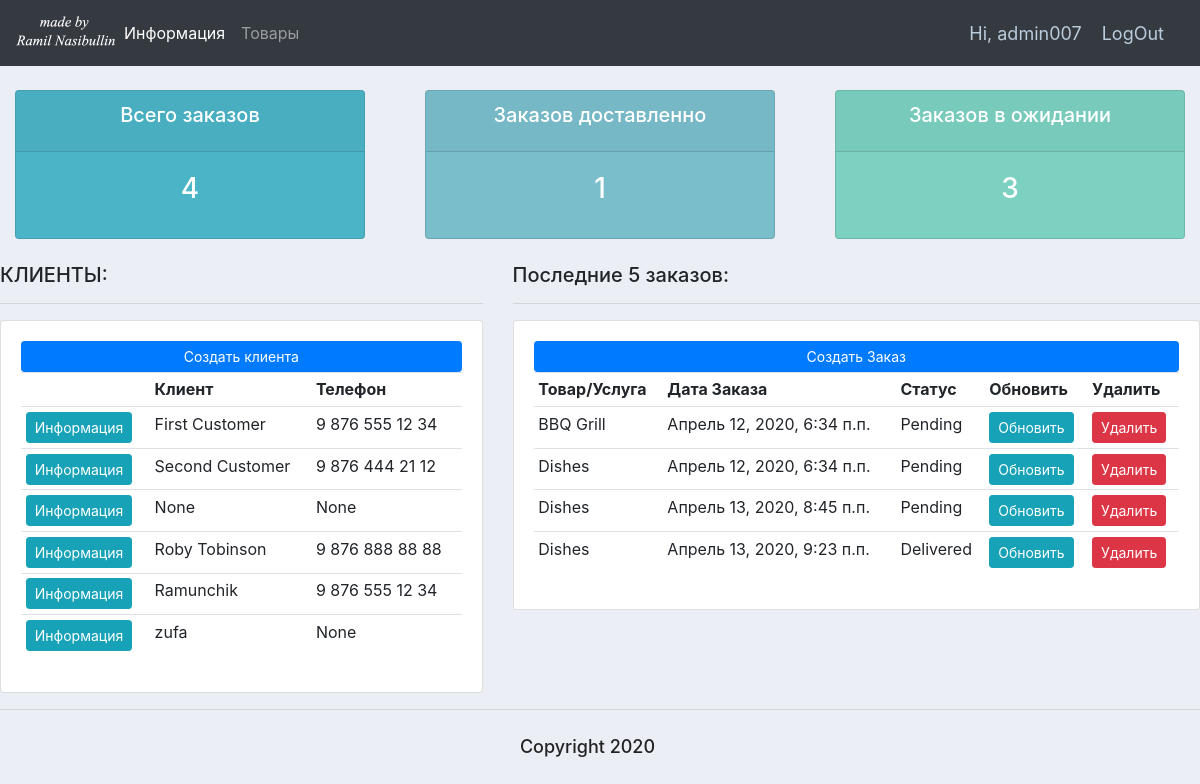
Before: / (signed in) with the older database file.
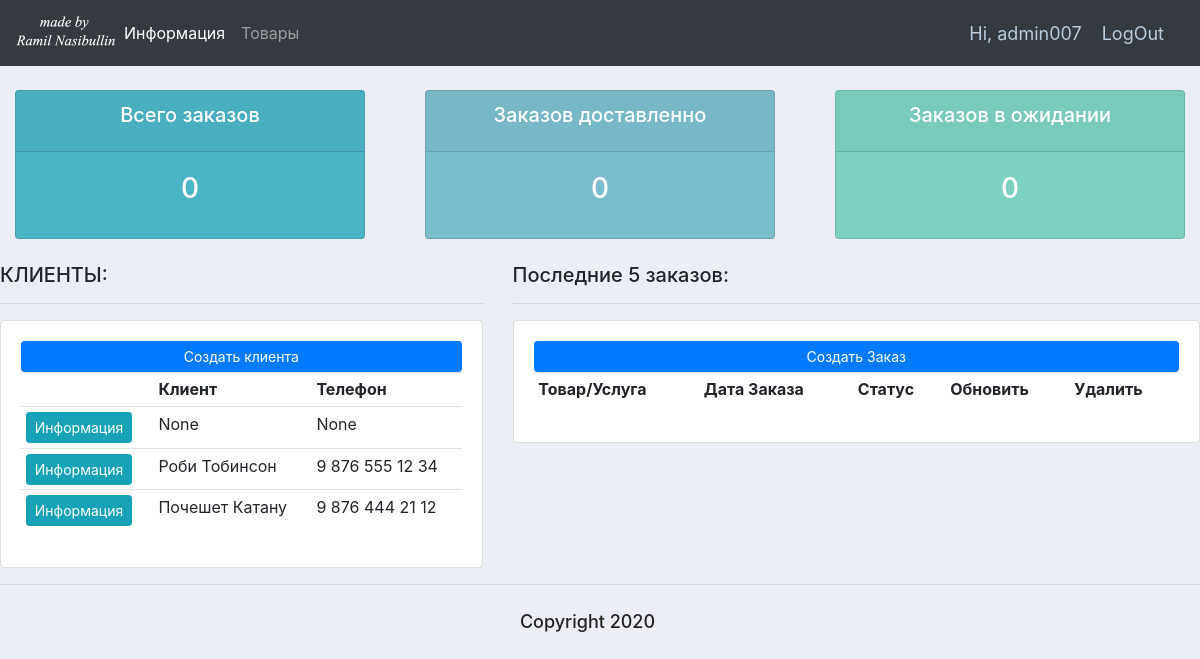
After: the same page with the newer database file.
### accounts/models.py (models this page shows, shortened)
class Customer(models.Model):
    user = models.OneToOneField(User, null=True, blank=True, on_delete=models.CASCADE, verbose_name='Пользователь')
    name = models.CharField(max_length=200, null=True, verbose_name='Имя')
    phone = models.CharField(max_length=200, null=True, verbose_name='Телефон')
    email = models.CharField(max_length=200, null=True, verbose_name='Почта')
    profile_pic = models.ImageField(default='logo.png', null=True, blank=True, verbose_name='Ваше фото')
    date_created = models.DateTimeField(auto_now_add=True, null=True, verbose_name='Дата создания')
    class Meta:
        verbose_name = "Клиет"
        verbose_name_plural = "Клиеты"

class Order(models.Model):
    STATUS = (
        ('Pending', 'Pending'),
        ('Out for delivery', 'Out for delivery'),
        ('Delivered', 'Delivered'),
    )
    customer = models.ForeignKey(Customer, null=True, on_delete=models.SET_NULL)
    product = models.ForeignKey(Product, null=True, on_delete=models.SET_NULL)
    date_created = models.DateTimeField(auto_now_add=True, null=True)
    status = models.CharField(max_length=200, null=True, choices=STATUS)
    note = models.CharField(max_length=1000, null=True)
    class Meta:
        verbose_name = "Заказ"
        verbose_name_plural = "Заказы"

class Product(models.Model):
    CATEGORY = (
        ('Indoor', 'В кафе'),
        ('Out door', 'С собой'),
    )
    name = models.CharField(max_length=200, null=True, verbose_name='Наименование')
    price = models.FloatField(null=True, verbose_name='Стоимость')
    category = models.CharField(max_length=200, null=True, choices=CATEGORY, verbose_name='Категория')
    discription = models.CharField(max_length=200, null=True, blank=True, verbose_name='Описание')
    date_created = models.DateTimeField(auto_now_add=True, null=True, verbose_name='Дата создания')
    tags = models.ManyToManyField(Tag)
    def __str__(self):
        return self.name
    class Meta:
        verbose_name = "Товар"
        verbose_name_plural = "Товары"

### accounts/decorators.py (the view)
    def wrapper_function(request, *args, **kwargs):
        group = None
        if request.user.groups.exists():
            group = request.user.groups.all()[0].name
        if group == 'customer':
            return redirect('user-page')
        if group == 'admin':
            return view_func(request, *args, **kwargs)
        else:
            return HttpResponse('Что то пошло не так!')

### accounts/views.py (called while the page is built)
@ login_required(login_url='login')
@ admin_only
def home(request):
    orders = Order.objects.all()
    customers = Customer.objects.all()
    total_customers = customers.count()
    total_orders = orders.count()
    delivered = orders.filter(status='Delivered').count()
    pending = orders.filter(status='Pending').count()
    context = {
        'orders': orders,
        'customers': customers,
        'total_orders': total_orders,
        'delivered': delivered,
        'pending': pending,
    }
    return render(request, 'accounts/dashboard.html', context)

### accounts/templates/accounts/dashboard.html
{% extends 'accounts/main.html' %}
{% block content %}
{% include 'accounts/status.html' %}
    <br>
<div class="row">
    <div class="col-md-5">
        <h5>КЛИЕНТЫ:</h5>
        <hr>
        <div class="card card-body">
            <a class="btn btn-primary btn-sm btn-block" href="">Создать клиента
            </a>
            <table class="table table-sm">
                <tr>
                    <th></th>
                    <th>Клиент</th>
                    <th>Телефон</th>
                </tr>
                {% for customer in customers %}
                    <tr>
                        <td><a class="btn btn-sm btn-info" href="{% url 'customer' customer.id %}">Информация</a></td>
                        <td>{{customer.name}}</td>
                        <td>{{customer.phone}}</td>
                    </tr>
                {% endfor %}
            </table>
        </div>
    </div>
    <div class="col-md-7">
        <h5>Последние 5 заказов:</h5>
        <hr>
        <div class="card card-body">
            <a class="btn btn-primary btn-sm btn-block" href="{% url 'create_order' %}">Создать Заказ</a>
            <table class="table table-sm">
                <tr>
                    <th>Товар/Услуга</th>
                    <th>Дата Заказа</th>
                    <th>Статус</th>
                    <th>Обновить</th>
                    <th>Удалить</th>
                </tr>
                {% for order in orders %}
                    <tr>
                        <td>{{order.product}}</td>
                        <td>{{order.date_created}}</td>
                        <td>{{order.status}}</td>
                        <td><a class="btn btn-sm btn-info" href="{% url 'update_order' order.id %}">Обновить</a></td>
                        <td><a class="btn btn-sm btn-danger" href="{% url 'delete_order' order.id %}">Удалить</a></td>
                    </tr>
                {% endfor %}
            </table>
        </div>
    </div>
</div>
{% endblock %}

### accounts/templates/accounts/main.html (shortened to what this page needs)
{% load static %}
<!DOCTYPE html>
<html lang="en">
<head>
    <link rel="stylesheet" href="https://stackpath.bootstrapcdn.com/bootstrap/4.3.1/css/bootstrap.min.css">
    <link rel="stylesheet" type="text/css" href="{% static '/css/main.css' %}">
</head>
<body>
    {% include 'accounts/navbar.html' %}
    {% block content %}
    {% endblock %}
    <hr>
    {% include 'accounts/footer.html' %}
</body>
</html>

### accounts/templates/accounts/navbar.html (shortened to what this page needs)
{% load static %}
<nav class="navbar navbar-expand-lg navbar-dark bg-dark">
  <a href="{% url 'home' %}"><img src="{% static 'images/logo.png' %}" width="100" height="50"></a>
  <div class="collapse navbar-collapse" id="navbarNav">
    <ul class="navbar-nav">
      {% if request.user.is_staff %}
      <li class="nav-item active">
        <a class="nav-link" href="{% url 'home' %}">Информация</a>
      </li>
      <li class="nav-item">
        <a class="nav-link" href="{% url 'products' %}">Товары</a>
      </li>
      {% else %}
      <li class="nav-item">
        <a class="nav-link" href="{% url 'account' %}">Настройки</a>
      </li>
      {% endif %}
    </ul>
  </div>
  <span class="hello-msg">Hi, {{request.user}}</span>
  <span><a class="hello-msg" href="{% url 'logout' %}">LogOut</a></span>
</nav>

### accounts/templates/accounts/status.html
<br>
<div class="row">
    <div class="col">
        <div class="col-md">
            <div class="card text-center text-white md-3" id="total-orders">
                <div class="card-header">
                    <h5 class="card-title">Всего заказов</h5>
                </div>
                <div class="card-body">
                    <h3 class="card-title">{{total_orders}}</h3>
                </div>
            </div>
        </div>
    </div>
    <div class="col">
        <div class="col-md">
            <div class="card text-center text-white md-3" id="orders-delivered">
                <div class="card-header">
                    <h5 class="card-title">Заказов доставленно</h5>
                </div>
                <div class="card-body">
                    <h3 class="card-title">{{delivered}}</h3>
                </div>
            </div>
        </div>
    </div>
    <div class="col">
        <div class="col-md">
            <div class="card text-center text-white md-3" id="orders-pending">
                <div class="card-header">
                    <h5 class="card-title">Заказов в ожидании</h5>
                </div>
                <div class="card-body">
                    <h3 class="card-title">{{pending}}</h3>
                </div>
            </div>
        </div>
    </div>
</div>

### accounts/templates/accounts/footer.html (shortened to what this page needs)
<h1 class="foo-st" style="text-align: center;padding: 10px">Copyright 2020</h1>

### accounts/static/css/main.css (style rules this page uses)
body { background-color: #ebeff5; }
#total-orders { background-color: #4cb4c7; }
#orders-delivered { background-color: #7abecc; }
#orders-pending { background-color: #7CD1C0; }

### accounts/templates/accounts/navbar.html (style rules this page uses)
.hello-msg { font-size: 18px; color: #bbccdd; margin-right: 20px; }

### accounts/templates/accounts/footer.html (style rules this page uses)
.foo-st { font-size: 18px; color: #222222; margin-right: 25px; text-align: center; }

Changed rows visible on the page:
removed Customer: name "First Customer", phone "9 876 555 12 34"
removed Customer: name "Second Customer", phone "9 876 444 21 12"
removed Customer: name "Roby Tobinson", phone "9 876 888 88 88"
removed Customer: name "Ramunchik", phone "9 876 555 12 34"
removed Customer: name "zufa", phone "None"
removed Order: product "BBQ Grill", date_created "Апрель 12, 2020, 6:34 п.п.", status "Pending"
removed Order: product "Dishes", date_created "Апрель 12, 2020, 6:34 п.п.", status "Pending"
removed Order: product "Dishes", date_created "Апрель 13, 2020, 8:45 п.п.", status "Pending"
removed Order: product "Dishes", date_created "Апрель 13, 2020, 9:23 п.п.", status "Delivered"
added Customer: name "Роби Тобинсон", phone "9 876 555 12 34"
added Customer: name "Почешет Катану", phone "9 876 444 21 12"
Other visible differences:
{{ total_orders }}: "4" → "0"
{{ delivered }}: "1" → "0"
{{ pending }}: "3" → "0"
